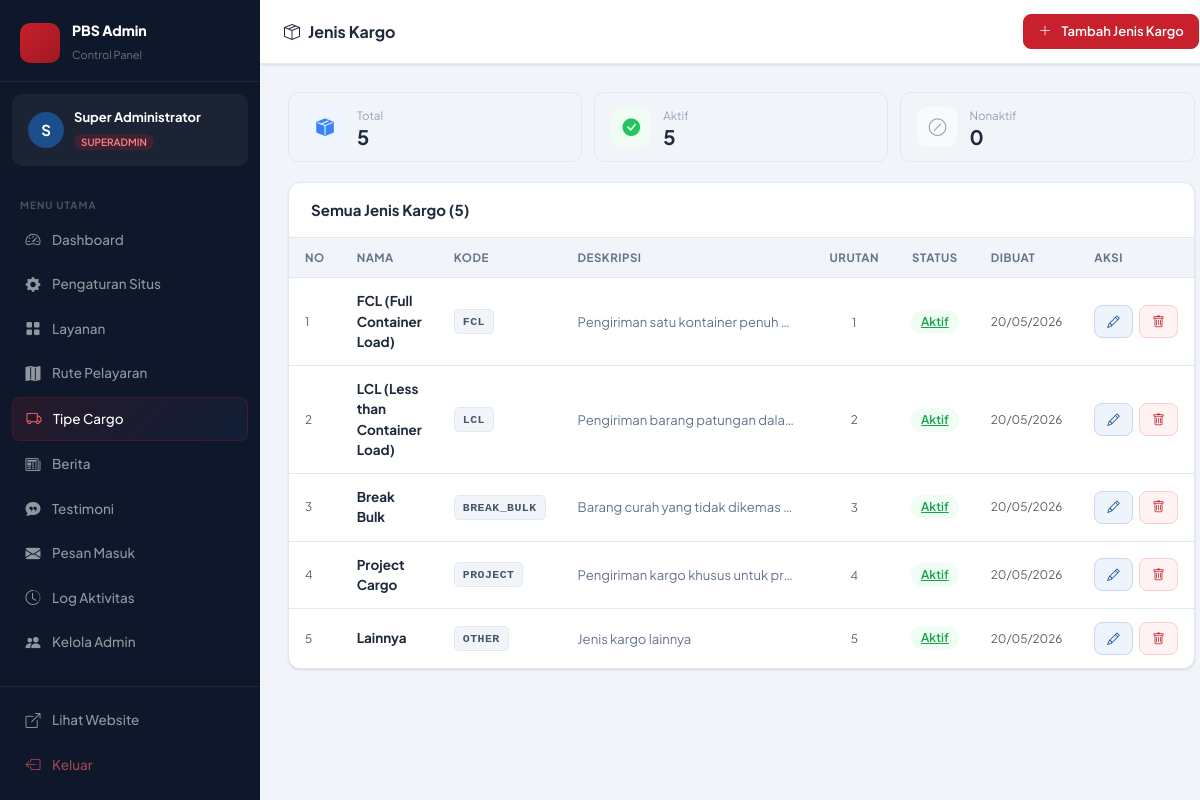
Page /admin/cargo_types.php (signed in) on the committed database.
### tables this page shows
CREATE TABLE `cargo_types`  (
  `id` int NOT NULL AUTO_INCREMENT,
  `name` varchar(100) NOT NULL,
  `code` varchar(50) NOT NULL,
  `description` text NULL,
  `is_active` tinyint(1) NOT NULL DEFAULT 1,
  `sort_order` int NOT NULL DEFAULT 0,
  `created_at` timestamp NOT NULL DEFAULT current_timestamp,
  PRIMARY KEY (`id`) USING BTREE,
  UNIQUE INDEX `uq_cargo_code`(`code` ASC) USING BTREE
);

### admin/cargo_types.php (the view, shortened to what this page needs)
<?php
$pdo   = getPDO();
$allTypes = $pdo->query("SELECT * FROM cargo_types ORDER BY sort_order ASC, name ASC")->fetchAll();
?>
<!DOCTYPE html>
<html lang="id">
<head>
    <link rel="stylesheet" href="https://cdn.jsdelivr.net/npm/bootstrap@5.3.3/dist/css/bootstrap.min.css">
    <link rel="stylesheet" href="https://cdn.jsdelivr.net/npm/bootstrap-icons@1.11.3/font/bootstrap-icons.min.css">
    <link rel="stylesheet" href="<?= BASE_URL ?>/admin/assets/admin.css">
</head>
<body>
<div class="adm-layout">
    <?php include __DIR__ . '/includes/sidebar.php'; ?>
    <div class="adm-main">
        <div class="adm-topbar">
            <div class="topbar-title"><i class="bi bi-box-seam me-2"></i>Jenis Kargo</div>
            <div class="topbar-actions">
                <button class="topbar-btn btn-primary-adm" onclick="openModal()">
                    <i class="bi bi-plus-lg me-1"></i>
                    <span class="d-none d-sm-inline">Tambah Jenis Kargo</span>
                </button>
            </div>
        </div>
        <div class="adm-content">
            <?php
            $totalAll    = count($allTypes);
            $totalActive = count(array_filter($allTypes, fn($r) => $r['is_active']));
            $totalInact  = $totalAll - $totalActive;
            ?>
            <div class="cargo-stats">
                <div class="cargo-stat-card">
                    <div class="cargo-stat-icon blue"><i class="bi bi-box-seam-fill"></i></div>
                    <div>
                        <div class="cargo-stat-label">Total</div>
                        <div class="cargo-stat-value"><?= $totalAll ?></div>
                    </div>
                </div>
                <div class="cargo-stat-card">
                    <div class="cargo-stat-icon green"><i class="bi bi-check-circle-fill"></i></div>
                    <div>
                        <div class="cargo-stat-label">Aktif</div>
                        <div class="cargo-stat-value"><?= $totalActive ?></div>
                    </div>
                </div>
                <div class="cargo-stat-card">
                    <div class="cargo-stat-icon gray"><i class="bi bi-slash-circle"></i></div>
                    <div>
                        <div class="cargo-stat-label">Nonaktif</div>
                        <div class="cargo-stat-value"><?= $totalInact ?></div>
                    </div>
                </div>
            </div>
            <div class="adm-card">
                <div class="adm-card-header">
                    <h5>Semua Jenis Kargo (<?= $totalAll ?>)</h5>
                </div>
                <?php if (empty($allTypes)): ?>
                <div class="empty-state">
                    <i class="bi bi-box-seam"></i>
                    <p>Belum ada jenis kargo. Klik <strong>Tambah Jenis Kargo</strong> untuk memulai.</p>
                </div>
                <?php else: ?>
                <div class="table-responsive table-desktop">
                    <table class="adm-table">
                        <thead>
                            <tr>
                                <th style="width:44px">No</th>
                                <th>Nama</th>
                                <th style="width:100px">Kode</th>
                                <th>Deskripsi</th>
                                <th style="width:80px;text-align:center">Urutan</th>
                                <th style="width:100px;text-align:center">Status</th>
                                <th style="width:110px">Dibuat</th>
                                <th style="width:110px">Aksi</th>
                            </tr>
                        </thead>
                        <tbody>
                        <?php foreach ($allTypes as $i => $ct): ?>
                        <tr>
                            <td class="text-muted small nowrap"><?= $i + 1 ?></td>
                            <td class="nowrap"><strong><?= htmlspecialchars($ct['name']) ?></strong></td>
                            <td class="nowrap"><span class="code-badge"><?= htmlspecialchars($ct['code']) ?></span></td>
                            <td><span class="desc-cell" title="<?= htmlspecialchars($ct['description'] ?? '') ?>"><?= !empty($ct['description']) ? htmlspecialchars($ct['description']) : '<span class="text-muted">—</span>' ?></span></td>
                            <td class="nowrap" style="text-align:center"><span class="text-muted small"><?= (int)$ct['sort_order'] ?></span></td>
                            <td class="nowrap" style="text-align:center">
                                <a href="?toggle=<?= $ct['id'] ?>" class="adm-badge <?= $ct['is_active'] ? 'green' : 'gray' ?>" title="Klik untuk ubah status"><?= $ct['is_active'] ? 'Aktif' : 'Nonaktif' ?></a>
                            </td>
                            <td class="text-muted small nowrap"><?= date('d/m/Y', strtotime($ct['created_at'])) ?></td>
                            <td class="nowrap">
                                <div class="action-btns">
                                    <a href="#" class="btn-adm edit" onclick="openModal(<?= htmlspecialchars(json_encode($ct)) ?>); return false;" title="Edit"><i class="bi bi-pencil"></i></a>
                                    <a href="?delete=<?= $ct['id'] ?>" class="btn-adm del" onclick="return confirm('Hapus jenis kargo \'<?= htmlspecialchars(addslashes($ct['name'])) ?>\'?')" title="Hapus"><i class="bi bi-trash"></i></a>
                                </div>
                            </td>
                        </tr>
                        <?php endforeach; ?>
                        </tbody>
                    </table>
                </div>
                <?php endif; ?>
            </div>
        </div>
    </div>
</div>
</body>
</html>

### admin/assets/admin.css (style rules this page uses)
:root { --sidebar-w: 260px; --topbar-h: 64px; --adm-bg: #F1F5F9; --adm-dark: #0F172A; --adm-sidebar: #0F172A; --adm-card: #FFFFFF; --adm-border: #E2E8F0; --adm-text: #1E293B; --adm-muted: #64748B; --adm-red: #C8202D; --adm-red-soft: #FEF2F2; --adm-blue: #1B4F8A; --adm-blue-soft: #EEF4FB; --adm-green: #16A34A; --adm-green-soft: #F0FDF4; --adm-yellow: #D97706; --adm-yellow-soft: #FFFBEB; --adm-radius: 12px; --adm-shadow: 0 1px 3px rgba(0, 0, 0, 0.07), 0 1px 2px rgba(0, 0, 0, 0.05); --adm-shadow-md: 0 4px 16px rgba(0, 0, 0, 0.08); --font: 'Plus Jakarta Sans', sans-serif; --transition: all 0.2s cubic-bezier(0.4, 0, 0.2, 1); }
* { box-sizing: border-box; margin: 0; padding: 0; }
*::before, *::after { box-sizing: border-box; }
body { font-family: var(--font); background: var(--adm-bg); color: var(--adm-text); }
.adm-layout { display: flex; min-height: 100vh; }
.adm-main { margin-left: var(--sidebar-w); flex: 1; display: flex; flex-direction: column; transition: var(--transition); }
.adm-topbar { height: var(--topbar-h); background: white; border-bottom: 1px solid var(--adm-border); display: flex; align-items: center; gap: 12px; padding: 0 24px; position: sticky; top: 0; z-index: 100; box-shadow: var(--adm-shadow); }
.topbar-title { font-weight: 700; font-size: 16px; color: var(--adm-text); }
.topbar-actions { margin-left: auto; display: flex; align-items: center; gap: 8px; }
.topbar-btn { background: var(--adm-bg); border: 1px solid var(--adm-border); border-radius: 8px; padding: 7px 14px; font-size: 13px; font-family: var(--font); font-weight: 600; color: var(--adm-text); cursor: pointer; text-decoration: none; display: flex; align-items: center; gap: 6px; transition: var(--transition); }
.topbar-btn.btn-primary-adm { background: var(--adm-red); border-color: var(--adm-red); color: white; }
.adm-content { padding: 28px; flex: 1; }
.adm-card { background: var(--adm-card); border-radius: var(--adm-radius); border: 1px solid var(--adm-border); box-shadow: var(--adm-shadow); overflow: hidden; }
.adm-card-header { padding: 18px 22px; border-bottom: 1px solid var(--adm-border); display: flex; align-items: center; justify-content: space-between; }
.adm-card-header h5 { font-size: 15px; font-weight: 700; margin: 0; }
.adm-table { width: 100%; border-collapse: collapse; font-size: 13.5px; }
.adm-table th { padding: 11px 16px; background: var(--adm-bg); font-weight: 700; color: var(--adm-muted); font-size: 11.5px; text-transform: uppercase; letter-spacing: 0.5px; border-bottom: 1px solid var(--adm-border); white-space: nowrap; }
.adm-table td { padding: 13px 16px; border-bottom: 1px solid var(--adm-border); vertical-align: middle; }
.adm-table tr:last-child td { border-bottom: none; }
.table-responsive { display: block; width: 100%; overflow-x: auto; -webkit-overflow-scrolling: touch; }
.adm-badge { display: inline-flex; align-items: center; gap: 4px; padding: 3px 10px; border-radius: 20px; font-size: 12px; font-weight: 600; }
.adm-badge.green { background: var(--adm-green-soft); color: var(--adm-green); }
.btn-adm { display: inline-flex; align-items: center; gap: 5px; padding: 6px 12px; border-radius: 8px; font-size: 12.5px; font-weight: 600; font-family: var(--font); border: 1px solid transparent; cursor: pointer; text-decoration: none; transition: var(--transition); }
.btn-adm.edit { background: var(--adm-blue-soft); color: var(--adm-blue); border-color: #c7d9f0; }
.btn-adm.del { background: var(--adm-red-soft); color: var(--adm-red); border-color: #ffcccc; }
.action-btns { display: block; white-space: nowrap; }
.action-btns .btn-adm { display: inline-flex; margin-right: 4px; }
.action-btns .btn-adm:last-child { margin-right: 0; }
.desc-cell { display: block; max-width: 220px; white-space: nowrap; overflow: hidden; text-overflow: ellipsis; }

### rows in the picture
cargo_types: name "FCL (Full Container Load)", code "FCL", description "Pengiriman satu kontainer penuh…", sort_order "1", is_active "Aktif", created_at "20/05/2026"
cargo_types: name "LCL (Less than Container Load)", code "LCL", description "Pengiriman barang patungan dala…", sort_order "2", is_active "Aktif", created_at "20/05/2026"
cargo_types: name "Break Bulk", code "BREAK_BULK", description "Barang curah yang tidak dikemas…", sort_order "3", is_active "Aktif", created_at "20/05/2026"
cargo_types: name "Project Cargo", code "PROJECT", description "Pengiriman kargo khusus untuk pr…", sort_order "4", is_active "Aktif", created_at "20/05/2026"
cargo_types: name "Lainnya", code "OTHER", description "Jenis kargo lainnya", sort_order "5", is_active "Aktif", created_at "20/05/2026"

### other values in the picture
mb_strtoupper(mb_substr($admin['name'], 0, 1)) "S"
$admin['name'] "Super Administrator"
$admin['role'] "SUPERADMIN"
$m['label'] "Dashboard"
$m['label'] "Pengaturan Situs"
$m['label'] "Layanan"
$m['label'] "Rute Pelayaran"
$m['label'] "Tipe Cargo"
$m['label'] "Berita"
$m['label'] "Testimoni"
$m['label'] "Pesan Masuk"
$m['label'] "Log Aktivitas"
$m['label'] "Kelola Admin"
$totalAll "5"
$totalActive "5"
